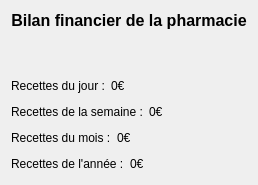
      <widget class="QWidget" name="pageAccueilBilanfinancier">
       <layout class="QVBoxLayout" name="verticalLayout_3">
        <item>
         <widget class="QLabel" name="TitreAccueilBilanfinancier">
          <property name="font">
           <font>
            <pointsize>12</pointsize>
            <bold>true</bold>
           </font>
          </property>
          <property name="text">
           <string>Bilan financier de la pharmacie</string>
          </property>
          <property name="alignment">
           <set>Qt::AlignmentFlag::AlignCenter</set>
          </property>
          <property name="textInteractionFlags">
           <set>Qt::TextInteractionFlag::NoTextInteraction</set>
          </property>
         </widget>
        </item>
        <item>
         <spacer name="verticalSpacer_2">
          <property name="orientation">
           <enum>Qt::Orientation::Vertical</enum>
          </property>
          <property name="sizeHint" stdset="0">
           <size>
            <width>20</width>
            <height>40</height>
           </size>
          </property>
         </spacer>
        </item>
        <item>
         <layout class="QHBoxLayout" name="horizontalLayout_9">
          <item>
           <widget class="QLabel" name="AccueilBilanfinancierRJOURS">
            <property name="text">
             <string>Recettes du jour :</string>
            </property>
            <property name="wordWrap">
             <bool>false</bool>
            </property>
            <property name="textInteractionFlags">
             <set>Qt::TextInteractionFlag::NoTextInteraction</set>
            </property>
           </widget>
          </item>
          <item>
           <widget class="QLabel" name="AccueilBilanfinancierRJOURSargent">
            <property name="text">
             <string>0€</string>
            </property>
            <property name="wordWrap">
             <bool>false</bool>
            </property>
            <property name="textInteractionFlags">
             <set>Qt::TextInteractionFlag::NoTextInteraction</set>
            </property>
           </widget>
          </item>
          <item>
           <spacer name="horizontalSpacer_3">
            <property name="orientation">
             <enum>Qt::Orientation::Horizontal</enum>
            </property>
            <property name="sizeHint" stdset="0">
             <size>
              <width>40</width>
              <height>20</height>
             </size>
            </property>
           </spacer>
          </item>
         </layout>
        </item>
        <item>
         <layout class="QHBoxLayout" name="horizontalLayout_10">
          <item>
           <widget class="QLabel" name="AccueilBilanfinancierRSEMAINE">
            <property name="text">
             <string>Recettes de la semaine :</string>
            </property>
            <property name="wordWrap">
             <bool>false</bool>
            </property>
            <property name="textInteractionFlags">
             <set>Qt::TextInteractionFlag::NoTextInteraction</set>
            </property>
           </widget>
          </item>
          <item>
           <widget class="QLabel" name="AccueilBilanfinancierRSEMAINEargent">
            <property name="text">
             <string>0€</string>
            </property>
            <property name="wordWrap">
             <bool>false</bool>
            </property>
            <property name="textInteractionFlags">
             <set>Qt::TextInteractionFlag::NoTextInteraction</set>
            </property>
           </widget>
          </item>
          <item>
           <spacer name="horizontalSpacer_4">
            <property name="orientation">
             <enum>Qt::Orientation::Horizontal</enum>
            </property>
            <property name="sizeHint" stdset="0">
             <size>
              <width>40</width>
              <height>20</height>
             </size>
            </property>
           </spacer>
          </item>
         </layout>
        </item>
        <item>
         <layout class="QHBoxLayout" name="horizontalLayout_8">
          <item>
           <widget class="QLabel" name="AccueilBilanfinancierRMOIS">
            <property name="text">
             <string>Recettes du mois :</string>
            </property>
            <property name="wordWrap">
             <bool>false</bool>
            </property>
            <property name="textInteractionFlags">
             <set>Qt::TextInteractionFlag::NoTextInteraction</set>
            </property>
           </widget>
          </item>
          <item>
           <widget class="QLabel" name="AccueilBilanfinancierRMOISargent">
            <property name="text">
             <string>0€</string>
            </property>
            <property name="wordWrap">
             <bool>false</bool>
            </property>
            <property name="textInteractionFlags">
             <set>Qt::TextInteractionFlag::NoTextInteraction</set>
            </property>
           </widget>
          </item>
          <item>
           <spacer name="horizontalSpacer_5">
            <property name="orientation">
             <enum>Qt::Orientation::Horizontal</enum>
            </property>
            <property name="sizeHint" stdset="0">
             <size>
              <width>40</width>
              <height>20</height>
             </size>
            </property>
           </spacer>
          </item>
         </layout>
        </item>
        <item>
         <layout class="QHBoxLayout" name="horizontalLayout_7">
          <item>
           <widget class="QLabel" name="AccueilBilanfinancierRANNEE">
            <property name="text">
             <string>Recettes de l'année :</string>
            </property>
            <property name="wordWrap">
             <bool>false</bool>
            </property>
            <property name="textInteractionFlags">
             <set>Qt::TextInteractionFlag::NoTextInteraction</set>
            </property>
           </widget>
          </item>
          <item>
           <widget class="QLabel" name="AccueilBilanfinancierRANNEEargent">
            <property name="text">
             <string>0€</string>
            </property>
            <property name="wordWrap">
             <bool>false</bool>
            </property>
            <property name="textInteractionFlags">
             <set>Qt::TextInteractionFlag::NoTextInteraction</set>
            </property>
           </widget>
          </item>
          <item>
           <spacer name="horizontalSpacer_6">
            <property name="orientation">
             <enum>Qt::Orientation::Horizontal</enum>
            </property>
            <property name="sizeHint" stdset="0">
             <size>
              <width>40</width>
              <height>20</height>
             </size>
            </property>
           </spacer>
          </item>
         </layout>
        </item>
       </layout>
      </widget>
